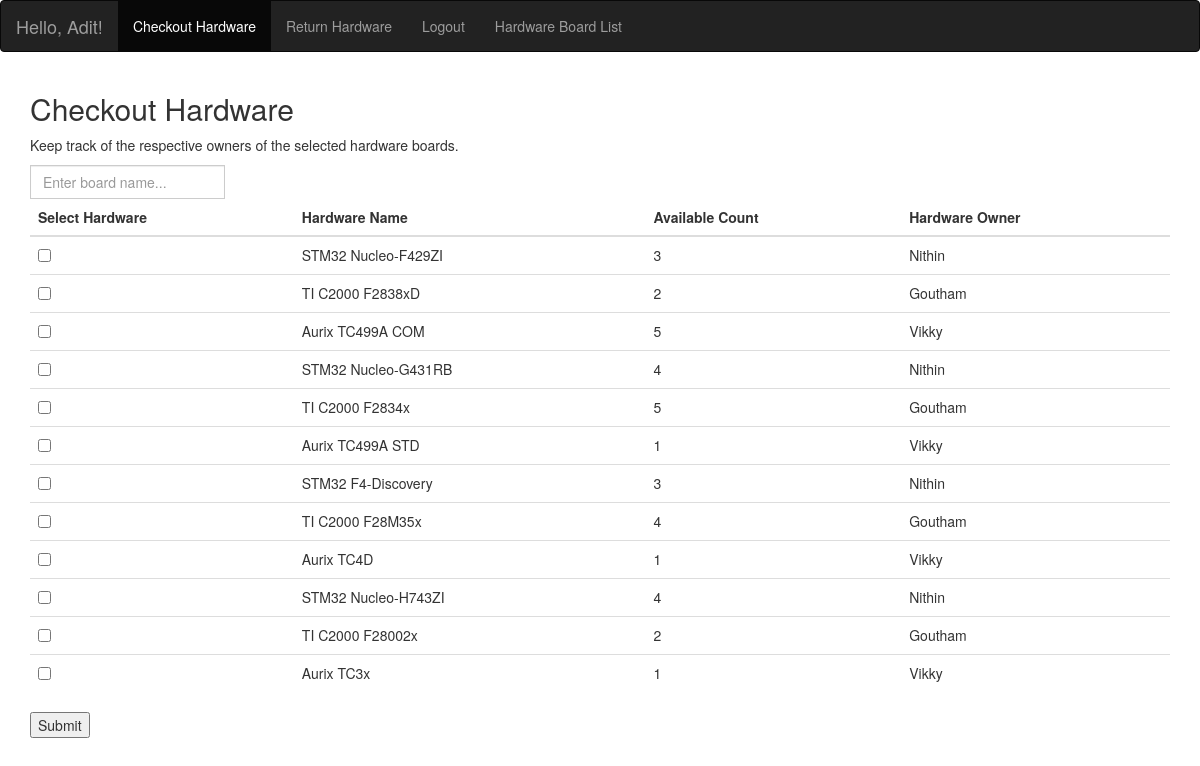
The app's page /checkout (signed in), older data.
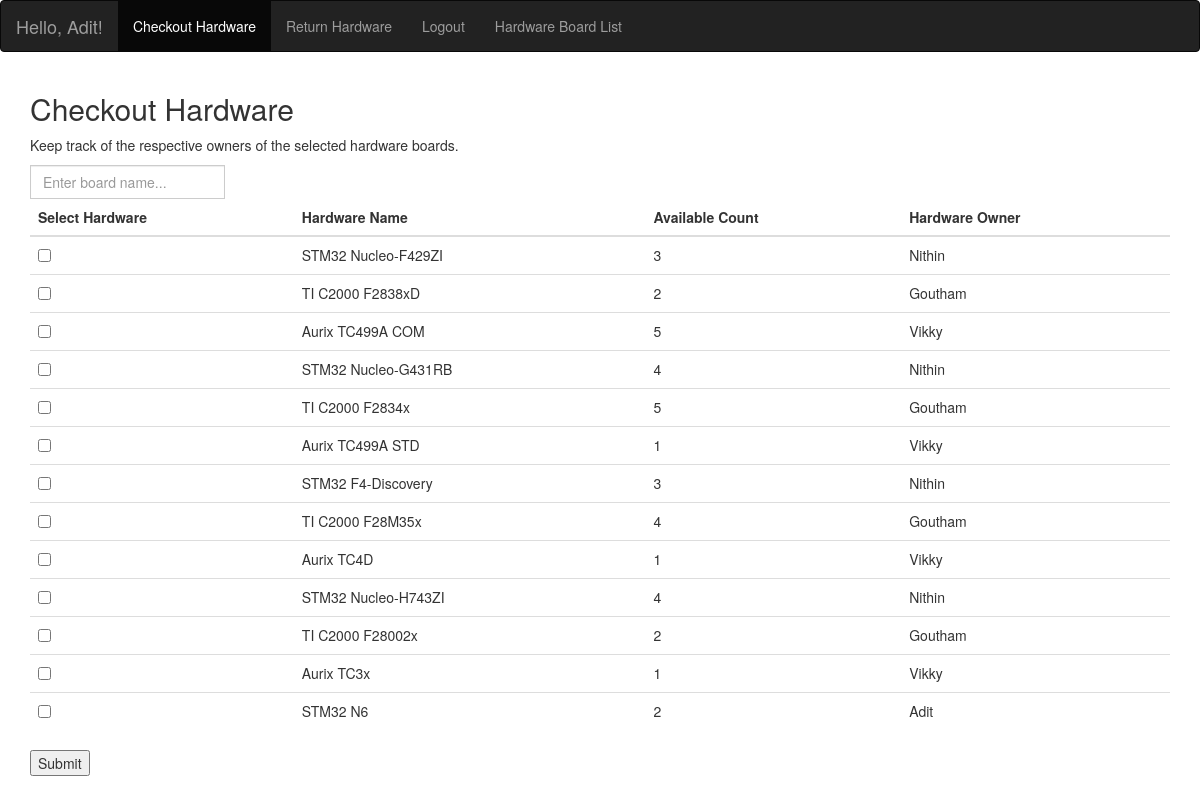
The same page, newer data.
### models.py (models this page shows, shortened)
class User(UserMixin, db.Model):
    __tablename__ = 'user'
    id = db.Column(db.Integer, primary_key=True)
    username = db.Column(db.String(150), unique=True, nullable=False)
    password_hash = db.Column(db.String(128), nullable=False)
    privilege_level = db.Column(db.String(50), nullable=False, default='user')
    approval_status = db.Column(db.String(50), nullable=False, default='pending')

class Hardware(db.Model):
    __tablename__ = 'hardware'
    id = db.Column(db.Integer, primary_key=True)
    name = db.Column(db.String(150), nullable=False)
    count = db.Column(db.Integer, nullable=False)
    owner_id = db.Column(db.Integer, db.ForeignKey('user.id'), nullable=False)
    hw_owner = db.relationship('User', backref=db.backref('hw_owner_name', lazy=True))
    checkouts = db.relationship('Checkout', back_populates='hardware')

### app.py (the view, shortened to what this page needs)
@app.route('/checkout', methods=['GET', 'POST'])
@login_required
def checkout():
    hardware = Hardware.query.filter(
        Hardware.count > 0).all()
    return render_template('checkout.html', hardware=hardware)

### app.py (called while the page is built)
@login_manager.user_loader
def load_user(user_id):
    return User.query.get(int(user_id))

### templates/checkout.html (shortened to what this page needs)
<!DOCTYPE html>
<html lang="en">
<head>
    <link rel="stylesheet" href="https://maxcdn.bootstrapcdn.com/bootstrap/3.4.1/css/bootstrap.min.css">
</head>
<body>
    <nav class="navbar navbar-inverse">
        <div class="container-fluid">
            <div class="navbar-header">
                {% if current_user.is_authenticated %}
                <a class="navbar-brand" href="{{url_for('index')}}">Hello, {{ current_user.username }}!</a>
                {% else %}
                <a class="navbar-brand" href="{{url_for('index')}}">Hello!</a>
                {% endif %}
            </div>
            <ul class="nav navbar-nav">
                {% if current_user.is_authenticated %}
                <li class="active"><a href="{{ url_for('checkout') }}">Checkout Hardware</a></li>
                <li><a href="{{ url_for('return_hardware') }}">Return Hardware</a></li>
                <li><a href="{{ url_for('logout') }}">Logout</a></li>
                {% else %}
                <li><a href="{{ url_for('login') }}">Login</a></li>
                <li><a href="{{ url_for('signup') }}">Sign Up</a></li>
                {% endif %}
                <li><a href="{{ url_for('hardware_list') }}">Hardware Board List</a></li>
            </ul>
        </div>
    </nav>
    <div class="container">
        <h2>Checkout Hardware</h2>
        <p>Keep track of the respective owners of the selected hardware boards.</p>
        <div class="input-group mb-3 mw-100">
            <input type="text" class="form-control live-search-box" aria-label="target_name"
                placeholder="Enter board name..." aria-describedby="inputGroup-sizing-default">
        </div>
        <form id="checkoutForm" method="POST">
            <div class="table-responsive">
                <table class="table">
                    <thead>
                        <tr>
                            <th>Select Hardware</th>
                            <th>Hardware Name</th>
                            <th>Available Count</th>
                            <th>Hardware Owner</th>
                        </tr>
                    </thead>
                    <tbody class="live-search-list" id="hardwareList">
                        {% for item in hardware %}
                        <tr>
                            <td>
                                <div>
                                    <input type="checkbox" name="hardware_ids" value="{{ item.id }}">
                                </div>
                            </td>
                            <td>{{ item.name }}</td>
                            <td>{{ item.count }}</td>
                            <td>{{ item.hw_owner.username }}</td>
                        </tr>
                        {% endfor %}
                    </tbody>
                </table>
            </div>
            <button id="submitButton" type="button" onClick="checkCheckboxes()">Submit</button>
        </form>
    </div>
</body>
</html>

Row changes from the older to the newer data that the page shows:
added Hardware: name "STM32 N6", count "2", hw_owner.username "Adit"
